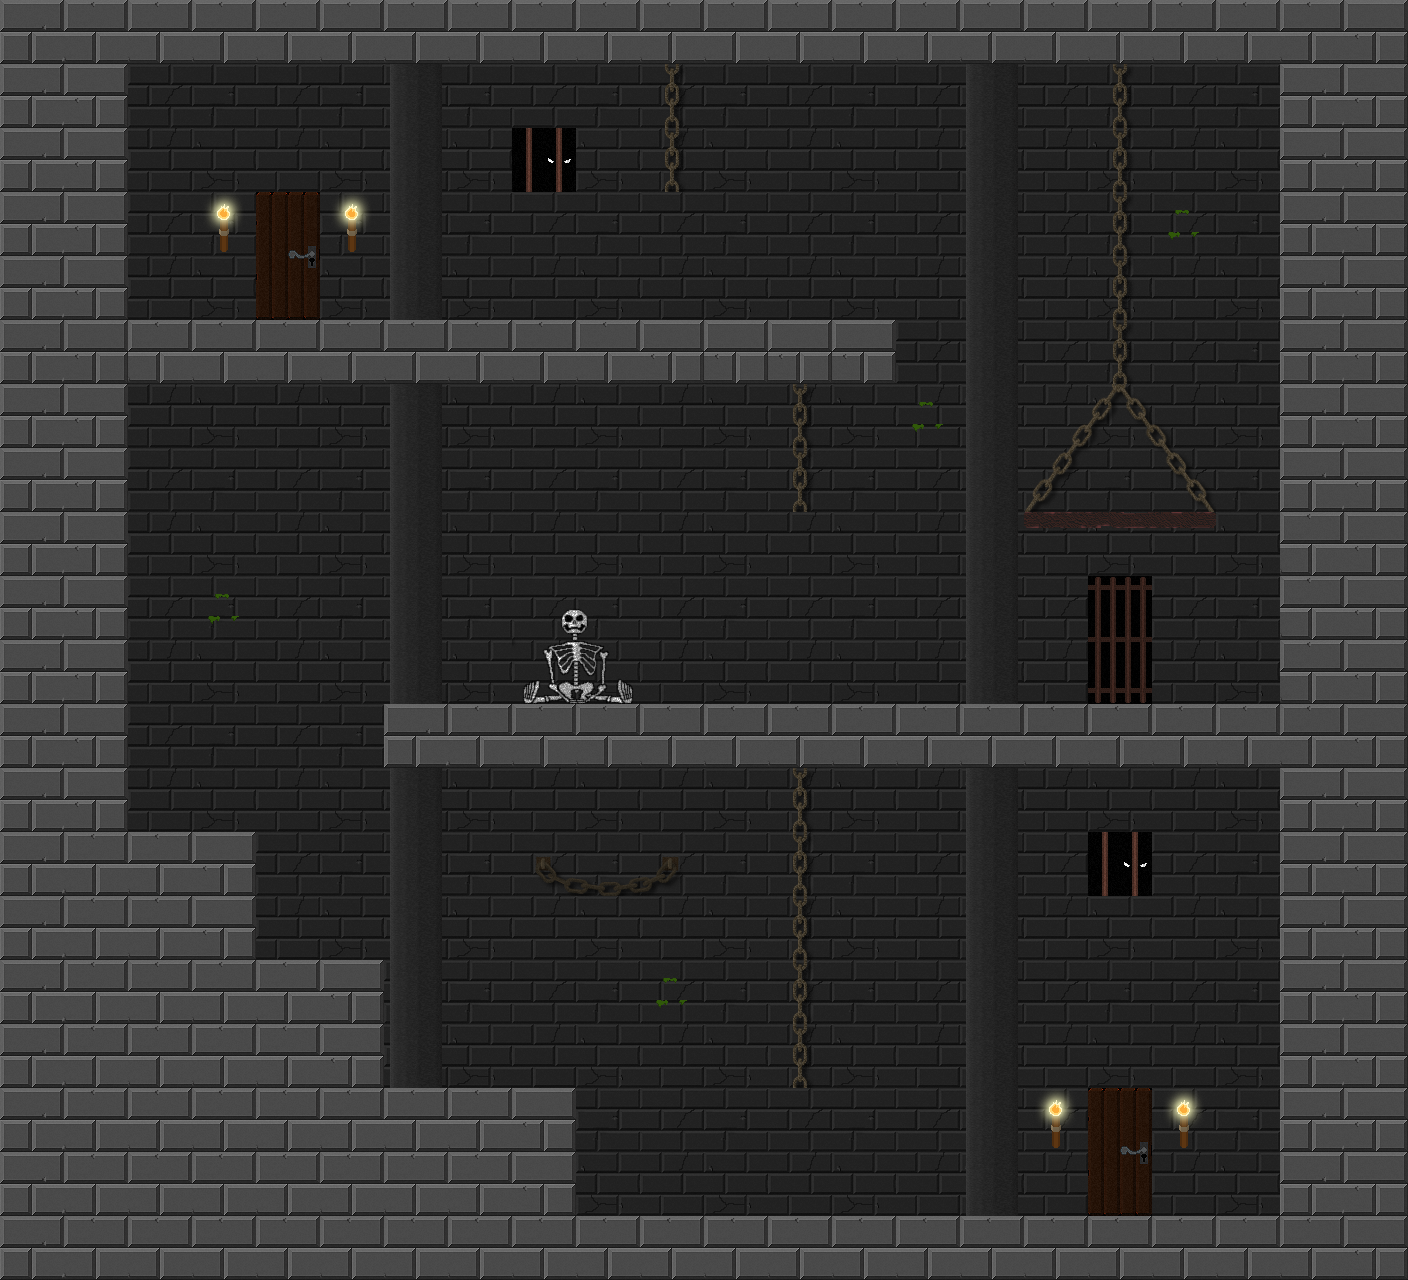

This game map was drawn from its Tiled (.tmx) file and the tilesets committed beside it. A one-line description and the trimmed map source follow:
An orthogonal 22x20 tile map with 64x64 px tiles, 4 tile layers (background, deco_lvl1, coll, collThin), 1 hidden layer not drawn, 2 tilesets and 8 objects.

<map version="1.0" orientation="orthogonal" width="22" height="20" tilewidth="64" tileheight="64">
 <tileset firstgid="1" name="Tezture Tiles" tilewidth="64" tileheight="64">
  <image source="Tezture Tiles.png" width="512" height="640" />
 </tileset>
 <tileset firstgid="81" name="guideTexture" tilewidth="64" tileheight="64">
  <image source="guideTexture.png" width="768" height="640" />
 </tileset>
 <layer name="background" width="22" height="20">
  <data>[440 cells, 440 non-empty, 6 distinct tile ids]</data>
 </layer>
 <layer name="Info" width="22" height="20" visible="0">
  <data>[440 cells, 28 non-empty, 28 distinct tile ids]</data>
 </layer>
 <layer name="deco_lvl1" width="22" height="20">
  <data>[440 cells, 81 non-empty, 22 distinct tile ids]</data>
 </layer>
 <layer name="coll" width="22" height="20">
  <data>[440 cells, 128 non-empty, 3 distinct tile ids]</data>
 </layer>
 <layer name="collThin" width="22" height="20">
  <data>[440 cells, 3 non-empty, 3 distinct tile ids]</data>
 </layer>
 <objectgroup name="playerSpawn" width="22" height="20">
  <object x="1122" y="1145">
   <ellipse />
  </object>
 </objectgroup>
 <objectgroup name="playerEnd" width="22" height="20">
  <object x="288" y="267">
   <ellipse />
  </object>
 </objectgroup>
 <objectgroup name="fairyCage" width="22" height="20">
  <object x="802" y="543">
   <ellipse />
  </object>
  <object x="800" y="1119">
   <ellipse />
  </object>
  <object x="673" y="222">
   <ellipse />
  </object>
 </objectgroup>
 <objectgroup name="destructables" width="22" height="20">
  <object x="503" y="933">
   <ellipse />
  </object>
 </objectgroup>
 <objectgroup name="warlock" width="22" height="20" />
 <objectgroup name="tank" width="22" height="20">
  <object x="548" y="225">
   <ellipse />
  </object>
 </objectgroup>
 <objectgroup name="groundShooter" width="22" height="20">
  <object x="796" y="606">
   <ellipse />
  </object>
 </objectgroup>
 <objectgroup name="basicFlying" width="22" height="20" />
 <objectgroup name="basicGround" width="22" height="20" />
</map>
